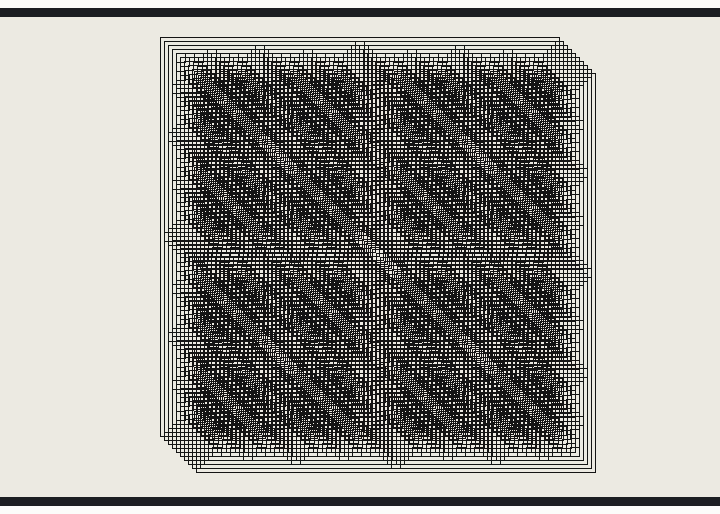
A sketch run on a simulated Arduino Uno, built for the host (arithmetic inside an expression is 32-bit, double 64-bit). On the bench: 800×480 one-colour display.

Above: at 5.4 s.

The sketch:

04_small_areas_of_symmetry.ino
```cpp
#include <GxEPD2_BW.h>

#define PADDING 4

GxEPD2_BW<GxEPD2_750_T7, GxEPD2_750_T7::HEIGHT> display(GxEPD2_750_T7(/*CS=5*/ SS, /*DC=*/ 17, /*RST=*/ 16, /*BUSY=*/ 4));
int loop_count = 0;

void setup() {
  initDisplay();
}

void initDisplay() {
  display.init(0, true, 2, false);
  display.setRotation(0);
}

void fullRefresh() {
  display.clearScreen();
}

void recursiveRect(int x, int y, int w, int h) {
  display.drawRect(x, y, w, h, GxEPD_BLACK);
  if (w > 10 && h > 10) {
    int new_w = (w / 2) - (2 * PADDING);
    int new_h = (h / 2) - (2 * PADDING);
    int left_x = (x + PADDING);
    int right_x = ((x + w) - PADDING - new_w);
    int top_y = (y + PADDING);
    int bottom_y = ((y + h) - PADDING - new_h); // (y + new_h + (3 * PADDING));
    recursiveRect(left_x, top_y, new_w, new_h);
    recursiveRect(right_x, top_y, new_w, new_h);
    recursiveRect(left_x, bottom_y, new_w, new_h);
    recursiveRect(right_x, bottom_y, new_w, new_h);
  }
}

void loop() {
  if (loop_count % 100 == 0) {
    fullRefresh();
  }
  display.fillScreen(GxEPD_WHITE);
//  recursiveRect(10, 10, display.width() - 20, display.height() - 20);
  for (int i=5; i<15; i++) {
    recursiveRect(i*PADDING + 180, i*PADDING, 400, 400);
  }
  display.displayWindow(0, 0, display.width(), display.height());
  delay(1000);
  loop_count++;
}
```
